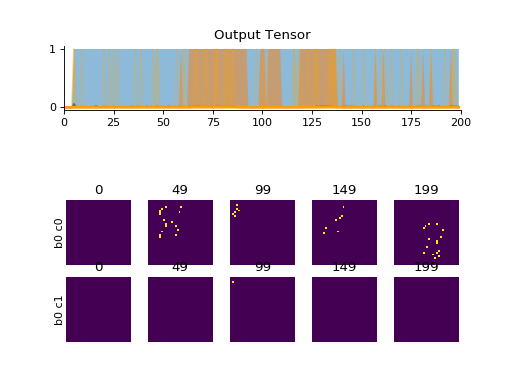

Generate this figure with Python:
import convis
n = convis.streams.PseudoNMNIST()
convis.plot(n.get(200)) 
